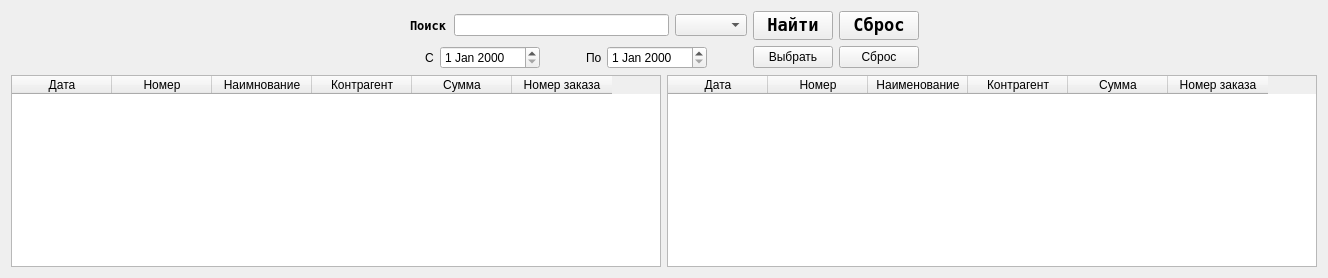
      <widget class="QWidget" name="tab_fin">
       <attribute name="title">
        <string>Финанс</string>
       </attribute>
       <layout class="QVBoxLayout" name="verticalLayout_30">
        <item>
         <layout class="QHBoxLayout" name="layout_menu_fin">
          <item>
           <spacer name="hspacer_1_menu_fin">
            <property name="orientation">
             <enum>Qt::Horizontal</enum>
            </property>
            <property name="sizeHint" stdset="0">
             <size>
              <width>40</width>
              <height>20</height>
             </size>
            </property>
           </spacer>
          </item>
          <item>
           <layout class="QVBoxLayout" name="layout_serch_fin">
            <item>
             <layout class="QHBoxLayout" name="layout_value_serch_fin">
              <item>
               <widget class="QLabel" name="label_value_serch_fin">
                <property name="font">
                 <font>
                  <family>Andale Mono</family>
                  <weight>75</weight>
                  <bold>true</bold>
                 </font>
                </property>
                <property name="text">
                 <string>Поиск</string>
                </property>
               </widget>
              </item>
              <item>
               <widget class="QLineEdit" name="lineedit__value_serch_fin"/>
              </item>
              <item>
               <widget class="QComboBox" name="combobox_value_serch_fin"/>
              </item>
              <item>
               <widget class="QPushButton" name="pushbutton_ok_value_serch_fin">
                <property name="font">
                 <font>
                  <family>Andale Mono</family>
                  <pointsize>13</pointsize>
                  <weight>75</weight>
                  <bold>true</bold>
                 </font>
                </property>
                <property name="text">
                 <string>Найти</string>
                </property>
               </widget>
              </item>
              <item>
               <widget class="QPushButton" name="pushbutton_cancel_value_serch_fin">
                <property name="font">
                 <font>
                  <family>Andale Mono</family>
                  <pointsize>13</pointsize>
                  <weight>75</weight>
                  <bold>true</bold>
                 </font>
                </property>
                <property name="text">
                 <string>Сброс</string>
                </property>
               </widget>
              </item>
             </layout>
            </item>
            <item>
             <layout class="QHBoxLayout" name="layout_data_serch_fin">
              <item>
               <spacer name="hspacer1_data_serch_fin">
                <property name="orientation">
                 <enum>Qt::Horizontal</enum>
                </property>
                <property name="sizeType">
                 <enum>QSizePolicy::Fixed</enum>
                </property>
                <property name="sizeHint" stdset="0">
                 <size>
                  <width>15</width>
                  <height>20</height>
                 </size>
                </property>
               </spacer>
              </item>
              <item>
               <widget class="QLabel" name="label1_data_serch_fin">
                <property name="maximumSize">
                 <size>
                  <width>9</width>
                  <height>16777215</height>
                 </size>
                </property>
                <property name="text">
                 <string>С:</string>
                </property>
               </widget>
              </item>
              <item>
               <widget class="QDateEdit" name="dateedit_start_data_serch_fin">
                <property name="minimumSize">
                 <size>
                  <width>100</width>
                  <height>0</height>
                 </size>
                </property>
               </widget>
              </item>
              <item>
               <spacer name="hspacer2_data_serch_fin">
                <property name="orientation">
                 <enum>Qt::Horizontal</enum>
                </property>
                <property name="sizeType">
                 <enum>QSizePolicy::Fixed</enum>
                </property>
                <property name="sizeHint" stdset="0">
                 <size>
                  <width>40</width>
                  <height>20</height>
                 </size>
                </property>
               </spacer>
              </item>
              <item>
               <widget class="QLabel" name="label2_data_serch_fin">
                <property name="maximumSize">
                 <size>
                  <width>15</width>
                  <height>16777215</height>
                 </size>
                </property>
                <property name="text">
                 <string>По:</string>
                </property>
               </widget>
              </item>
              <item>
               <widget class="QDateEdit" name="dateedit_finish_data_serch_fin">
                <property name="sizePolicy">
                 <sizepolicy hsizetype="Minimum" vsizetype="Fixed">
                  <horstretch>0</horstretch>
                  <verstretch>0</verstretch>
                 </sizepolicy>
                </property>
                <property name="minimumSize">
                 <size>
                  <width>100</width>
                  <height>0</height>
                 </size>
                </property>
               </widget>
              </item>
              <item>
               <spacer name="hspacer3_data_serch_fin">
                <property name="orientation">
                 <enum>Qt::Horizontal</enum>
                </property>
                <property name="sizeType">
                 <enum>QSizePolicy::Fixed</enum>
                </property>
                <property name="sizeHint" stdset="0">
                 <size>
                  <width>40</width>
                  <height>20</height>
                 </size>
                </property>
               </spacer>
              </item>
              <item>
               <widget class="QPushButton" name="pushbutton_ok_data_serch_fin">
                <property name="text">
                 <string>Выбрать</string>
                </property>
               </widget>
              </item>
              <item>
               <widget class="QPushButton" name="pushbutton_cancel_data_serch_fin">
                <property name="text">
                 <string>Сброс</string>
                </property>
               </widget>
              </item>
             </layout>
            </item>
           </layout>
          </item>
          <item>
           <spacer name="hspacer_2_menu_fin">
            <property name="orientation">
             <enum>Qt::Horizontal</enum>
            </property>
            <property name="sizeHint" stdset="0">
             <size>
              <width>40</width>
              <height>20</height>
             </size>
            </property>
           </spacer>
          </item>
         </layout>
        </item>
        <item>
         <layout class="QHBoxLayout" name="layout_table_fin">
          <item>
           <widget class="QTableWidget" name="table_in_fin">
            <property name="minimumSize">
             <size>
              <width>650</width>
              <height>0</height>
             </size>
            </property>
            <property name="maximumSize">
             <size>
              <width>650</width>
              <height>16777215</height>
             </size>
            </property>
            <column>
             <property name="text">
              <string>Дата</string>
             </property>
            </column>
            <column>
             <property name="text">
              <string>Номер</string>
             </property>
            </column>
            <column>
             <property name="text">
              <string>Наимнование</string>
             </property>
            </column>
            <column>
             <property name="text">
              <string>Контрагент</string>
             </property>
            </column>
            <column>
             <property name="text">
              <string>Сумма</string>
             </property>
            </column>
            <column>
             <property name="text">
              <string>Номер заказа</string>
             </property>
            </column>
           </widget>
          </item>
          <item>
           <widget class="QTableWidget" name="table_out_fin">
            <property name="minimumSize">
             <size>
              <width>650</width>
              <height>0</height>
             </size>
            </property>
            <property name="maximumSize">
             <size>
              <width>650</width>
              <height>16777215</height>
             </size>
            </property>
            <column>
             <property name="text">
              <string>Дата</string>
             </property>
            </column>
            <column>
             <property name="text">
              <string>Номер</string>
             </property>
            </column>
            <column>
             <property name="text">
              <string>Наименование</string>
             </property>
            </column>
            <column>
             <property name="text">
              <string>Контрагент</string>
             </property>
            </column>
            <column>
             <property name="text">
              <string>Сумма</string>
             </property>
            </column>
            <column>
             <property name="text">
              <string>Номер заказа</string>
             </property>
            </column>
           </widget>
          </item>
         </layout>
        </item>
       </layout>
      </widget>
